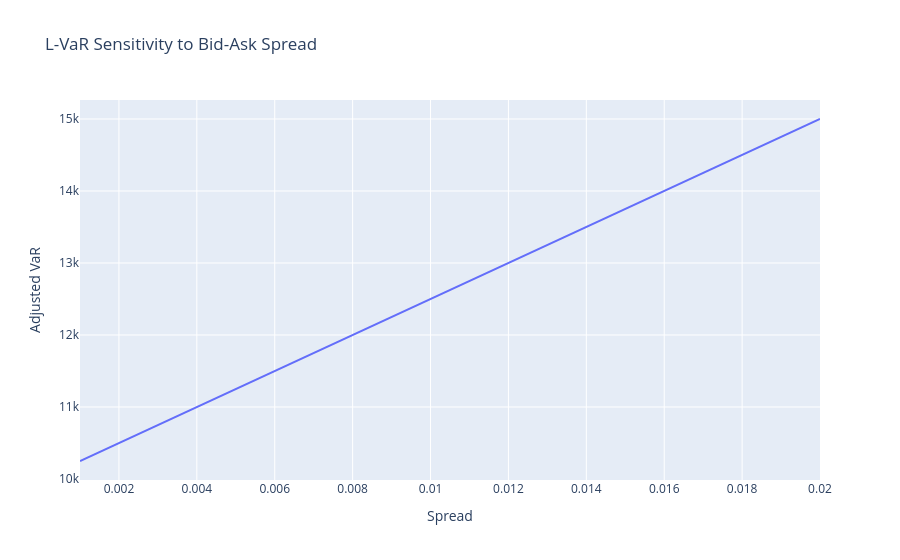

Source (notebook cell):
### Markdown cell above
## 4. Liquidity-Adjusted Risk & Stress Testing
Liquidity-Adjusted VaR (L-VaR) accounts for market friction by incorporating bid-ask spreads and price impact into risk estimates. Stress testing and correlation tilting simulate extreme market crashes and the breakdown of diversification to evaluate a portfolio's resilience under fire.

### Code cell
from market_risk.liquidity import LiquidityRiskEngine
from market_risk.stress_testing import FactorStresser

liquidity = LiquidityRiskEngine(position_size=5000, mid_price=100)
spreads = np.linspace(0.001, 0.02, 20)
l_vars = [liquidity.calculate_l_var(10000, s) for s in spreads]

fig_liq = go.Figure()
fig_liq.add_trace(go.Scatter(x=spreads, y=l_vars, name='L-VaR'))
fig_liq.update_layout(title='L-VaR Sensitivity to Bid-Ask Spread', xaxis_title='Spread', yaxis_title='Adjusted VaR')
fig_liq.show()

# Correlation stress
corr_orig = np.array([[1.0, 0.3], [0.3, 1.0]])
stressed_corr = FactorStresser.tilt_correlation(corr_orig, 2.5)
print('Original Correlation:\n', corr_orig)
print('Stressed Correlation (2.5x tilt):\n', stressed_corr)

### Figure 1 — Plotly figure (JSON) as saved in the notebook; plotly's stock layout.template omitted (floating-point values rounded to 4 significant figures)
{"data": [{"name": "L-VaR", "type": "scatter", "x": [0.001, 0.002, 0.003, 0.004, 0.005, 0.006, 0.007, 0.008, 0.009, 0.01, 0.011, 0.012, 0.013, 0.014, 0.015, 0.016, 0.017, 0.018, 0.019, 0.02], "y": [10250.0, 10500.0, 10750.0, 11000.0, 11250.0, 11500.0, 11750.0, 12000.0, 12250.0, 12500.0, 12750.0, 13000.0, 13250.0, 13500.0, 13750.0, 14000.0, 14250.0, 14500.0, 14750.0, 15000.0]}], "layout": {"title": {"text": "L-VaR Sensitivity to Bid-Ask Spread"}, "xaxis": {"title": {"text": "Spread"}}, "yaxis": {"title": {"text": "Adjusted VaR"}}}}
